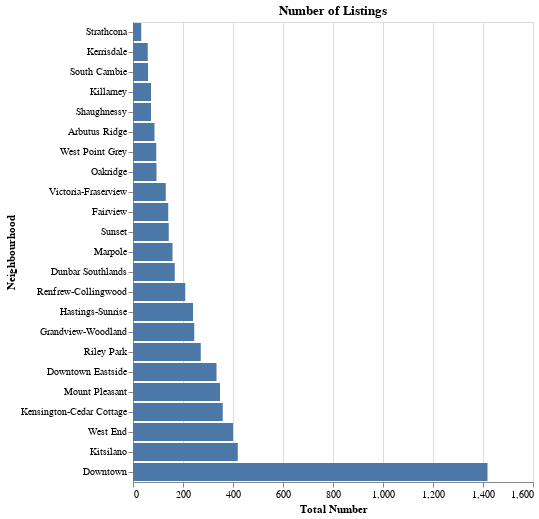

Write notebook code for a chart like this one.
### Code cell
import altair as alt
alt.Chart(df, title='Number of Listings').mark_bar().encode(
    x=alt.X('count', title='Total Number'),
    y=alt.Y('neighbourhood', sort='x', title='Neighbourhood'),
    tooltip='count'
).interactive()

### Figure 1 — Vega-Lite specification as saved in the notebook (floating-point values rounded to 4 significant figures)
{"config": {"view": {"continuousWidth": 400, "continuousHeight": 300}}, "data": {"name": "data-6d5350da76058f5c96a37d6d50699ae4"}, "mark": "bar", "encoding": {"tooltip": {"field": "count", "type": "quantitative"}, "x": {"field": "count", "title": "Total Number", "type": "quantitative"}, "y": {"field": "neighbourhood", "sort": "x", "title": "Neighbourhood", "type": "nominal"}}, "selection": {"selector001": {"type": "interval", "bind": "scales", "encodings": ["x", "y"]}}, "title": "Number of Listings", "$schema": "https://vega.github.io/schema/vega-lite/v4.17.0.json", "datasets": {"data-6d5350da76058f5c96a37d6d50699ae4": [{"neighbourhood": "Arbutus Ridge", "count": 86}, {"neighbourhood": "Downtown", "count": 1418}, {"neighbourhood": "Downtown Eastside", "count": 334}, {"neighbourhood": "Dunbar Southlands", "count": 167}, {"neighbourhood": "Fairview", "count": 141}, {"neighbourhood": "Grandview-Woodland", "count": 245}, {"neighbourhood": "Hastings-Sunrise", "count": 240}, {"neighbourhood": "Kensington-Cedar Cottage", "count": 359}, {"neighbourhood": "Kerrisdale", "count": 59}, {"neighbourhood": "Killarney", "count": 72}, {"neighbourhood": "Kitsilano", "count": 419}, {"neighbourhood": "Marpole", "count": 158}, {"neighbourhood": "Mount Pleasant", "count": 348}, {"neighbourhood": "Oakridge", "count": 94}, {"neighbourhood": "Renfrew-Collingwood", "count": 209}, {"neighbourhood": "Riley Park", "count": 271}, {"neighbourhood": "Shaughnessy", "count": 72}, {"neighbourhood": "South Cambie", "count": 60}, {"neighbourhood": "Strathcona", "count": 33}, {"neighbourhood": "Sunset", "count": 143}, {"neighbourhood": "Victoria-Fraserview", "count": 131}, {"neighbourhood": "West End", "count": 400}, {"neighbourhood": "West Point Grey", "count": 93}]}}
